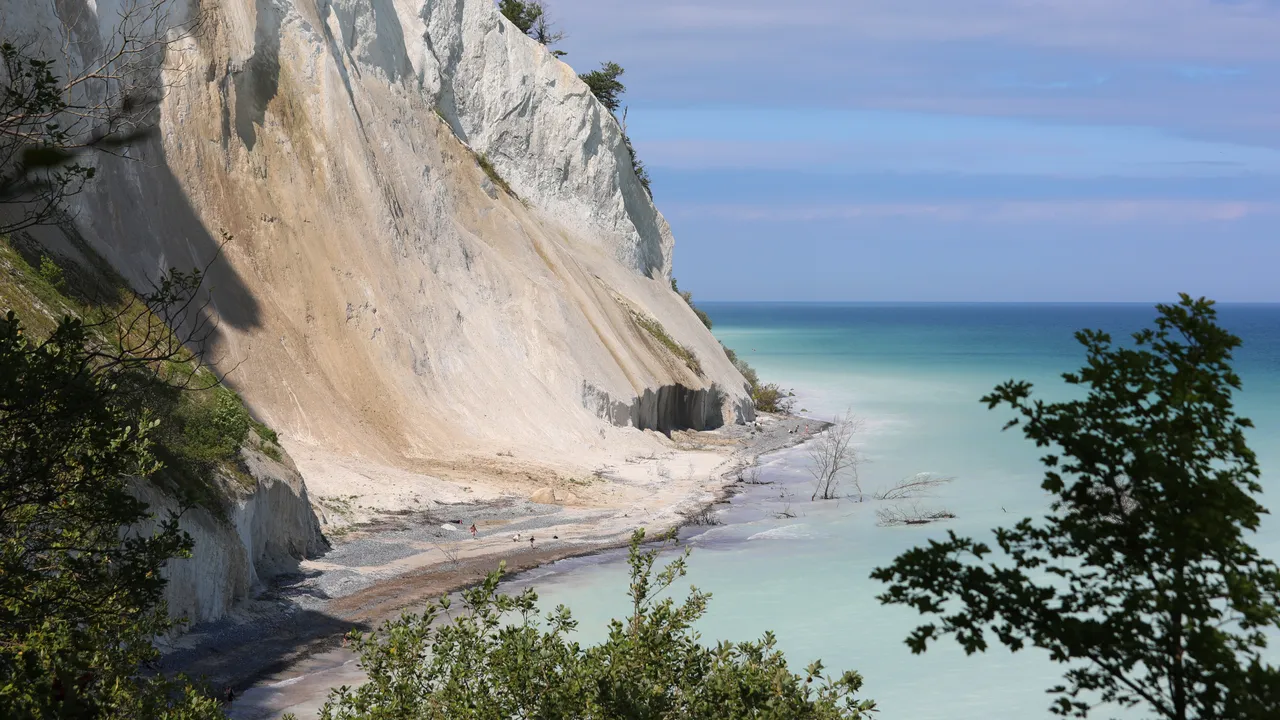
#> input picture Third Year/FCV Lab/Week1/img.webp, 1280 x 720 px
$ python Q6.py
#> lines starting #> are read from the running program, lines starting #| are printed output that depends on the picture
import cv2
src = cv2.imread('img.webp')
#> src is the input picture: shape (720, 1280, 3); mean B, G, R 136.5, 133.3, 125.8
rotated = cv2.rotate(src, cv2.ROTATE_180)
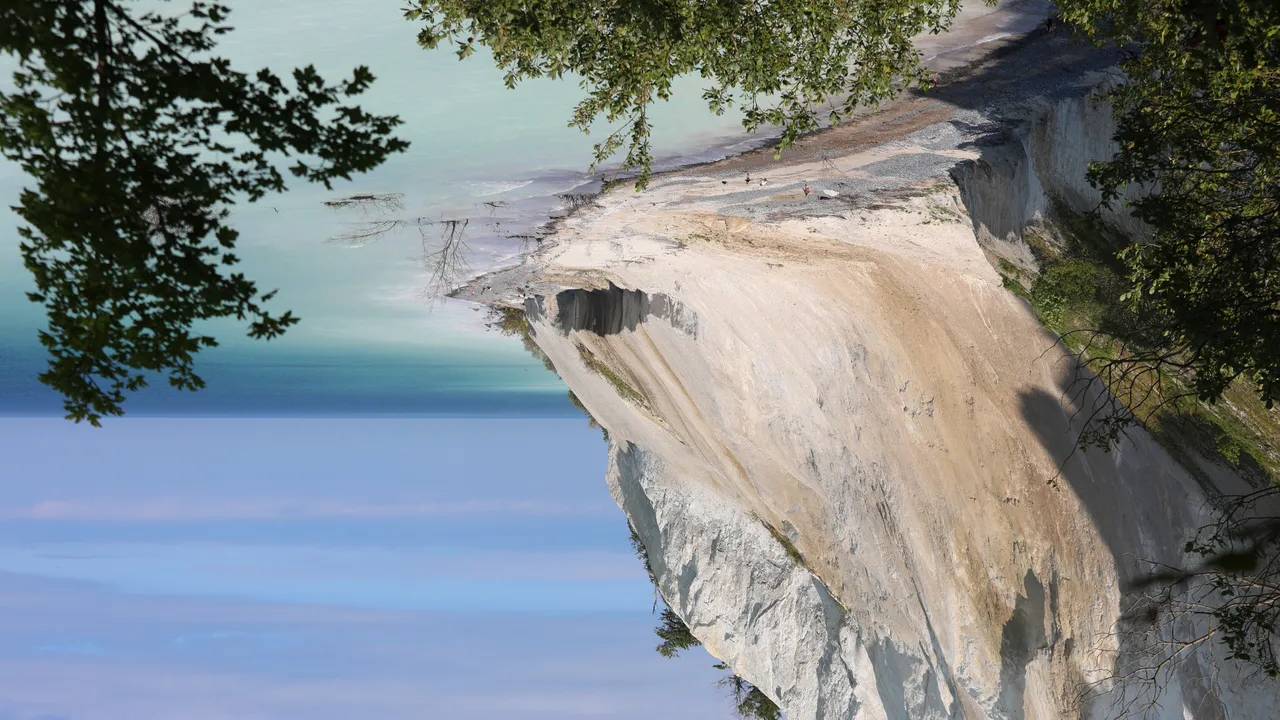
#> rotated: shape (720, 1280, 3); mean B, G, R 136.5, 133.3, 125.8

cv2.imshow("180 Clockwise", rotated)
cv2.waitKey(0)
cv2.destroyAllWindows()
